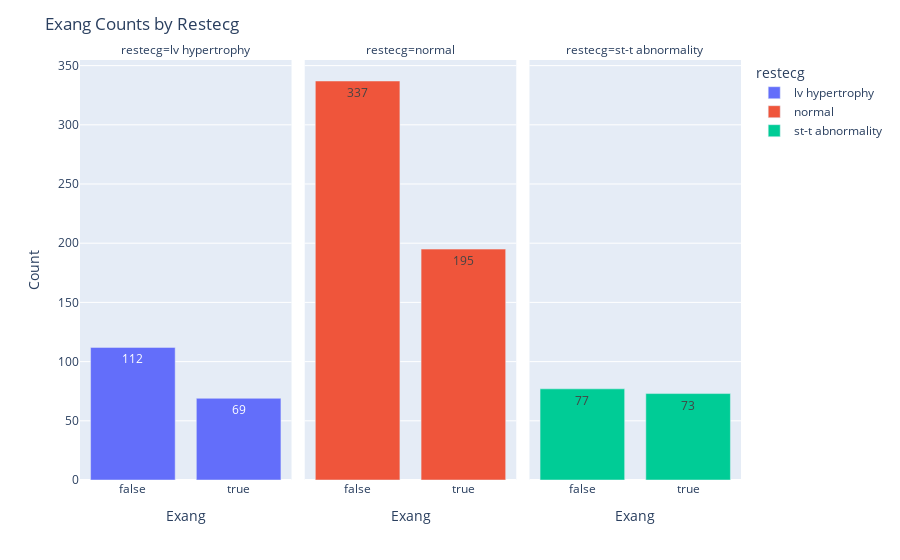

Here is the notebook cell this chart was saved with:
### Code cell
import plotly.express as px
import pandas as pd

# Assuming df is your DataFrame
grouped_counts = heart.groupby(['restecg', 'exang']).size().reset_index(name='count')

fig = px.bar(grouped_counts, x='exang', y='count', color='restecg',
             text='count', facet_col='restecg', facet_col_wrap=3,
             labels={'exang': 'Exang', 'count': 'Count'})

fig.update_layout(title='Exang Counts by Restecg',
                  xaxis_title='Exang',
                  yaxis_title='Count')

fig.show()

### Figure 1 — Plotly figure (JSON) as saved in the notebook; plotly's stock layout.template omitted (floating-point values rounded to 4 significant figures)
{"data": [{"alignmentgroup": "True", "hovertemplate": "restecg=lv hypertrophy<br>Exang=%{x}<br>Count=%{text}<extra></extra>", "legendgroup": "lv hypertrophy", "marker": {"color": "#636efa", "pattern": {"shape": ""}}, "name": "lv hypertrophy", "offsetgroup": "lv hypertrophy", "orientation": "v", "showlegend": true, "text": [112, 69], "textposition": "auto", "type": "bar", "x": [false, true], "xaxis": "x", "y": [112, 69], "yaxis": "y"}, {"alignmentgroup": "True", "hovertemplate": "restecg=normal<br>Exang=%{x}<br>Count=%{text}<extra></extra>", "legendgroup": "normal", "marker": {"color": "#EF553B", "pattern": {"shape": ""}}, "name": "normal", "offsetgroup": "normal", "orientation": "v", "showlegend": true, "text": [337, 195], "textposition": "auto", "type": "bar", "x": [false, true], "xaxis": "x2", "y": [337, 195], "yaxis": "y2"}, {"alignmentgroup": "True", "hovertemplate": "restecg=st-t abnormality<br>Exang=%{x}<br>Count=%{text}<extra></extra>", "legendgroup": "st-t abnormality", "marker": {"color": "#00cc96", "pattern": {"shape": ""}}, "name": "st-t abnormality", "offsetgroup": "st-t abnormality", "orientation": "v", "showlegend": true, "text": [77, 73], "textposition": "auto", "type": "bar", "x": [false, true], "xaxis": "x3", "y": [77, 73], "yaxis": "y3"}], "layout": {"annotations": [{"font": {}, "showarrow": false, "text": "restecg=lv hypertrophy", "x": 0.16, "xanchor": "center", "xref": "paper", "y": 1, "yanchor": "bottom", "yref": "paper"}, {"font": {}, "showarrow": false, "text": "restecg=normal", "x": 0.5, "xanchor": "center", "xref": "paper", "y": 1, "yanchor": "bottom", "yref": "paper"}, {"font": {}, "showarrow": false, "text": "restecg=st-t abnormality", "x": 0.84, "xanchor": "center", "xref": "paper", "y": 1, "yanchor": "bottom", "yref": "paper"}], "barmode": "relative", "legend": {"title": {"text": "restecg"}, "tracegroupgap": 0}, "margin": {"t": 60}, "title": {"text": "Exang Counts by Restecg"}, "xaxis": {"anchor": "y", "domain": [0, 0.32], "title": {"text": "Exang"}}, "xaxis2": {"anchor": "y2", "domain": [0.34, 0.66], "matches": "x", "title": {"text": "Exang"}}, "xaxis3": {"anchor": "y3", "domain": [0.68, 1.0], "matches": "x", "title": {"text": "Exang"}}, "yaxis": {"anchor": "x", "domain": [0, 1], "title": {"text": "Count"}}, "yaxis2": {"anchor": "x2", "domain": [0, 1], "matches": "y", "showticklabels": false}, "yaxis3": {"anchor": "x3", "domain": [0, 1], "matches": "y", "showticklabels": false}}}
